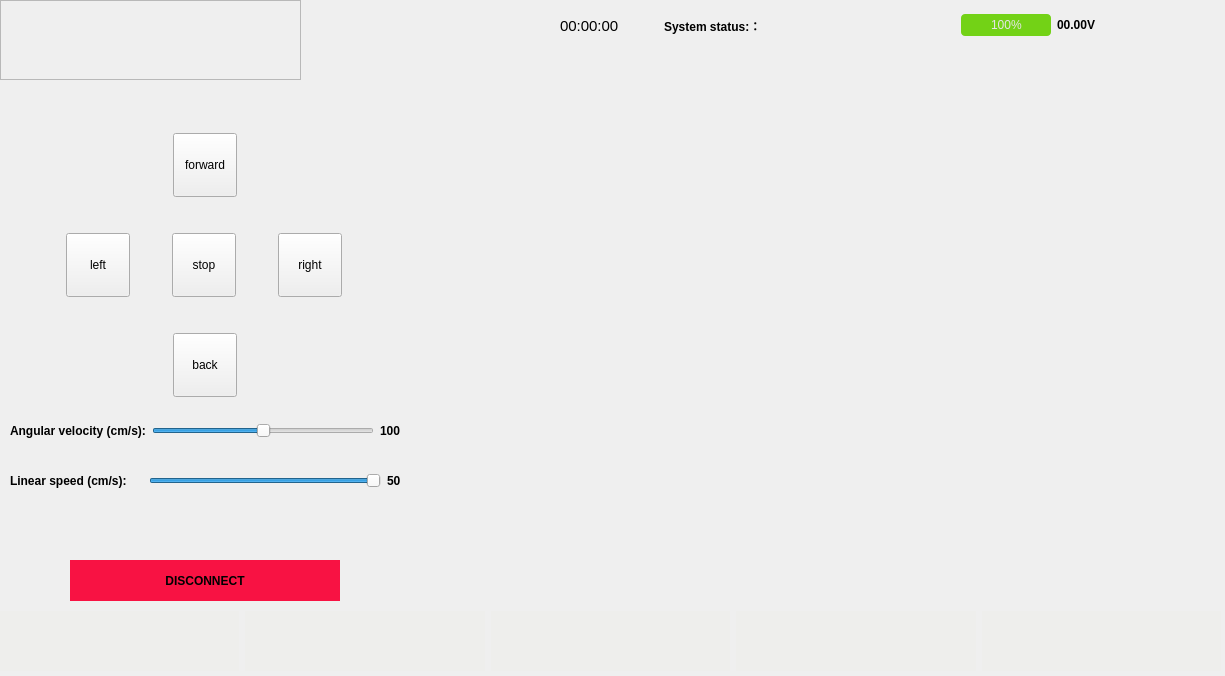
<?xml version="1.0" encoding="UTF-8"?>
<ui version="4.0">
 <class>MainViettel</class>
 <widget class="QWidget" name="MainViettel">
  <property name="geometry">
   <rect>
    <x>0</x>
    <y>0</y>
    <width>1225</width>
    <height>676</height>
   </rect>
  </property>
  <property name="windowTitle">
   <string>Form</string>
  </property>
  <widget class="QFrame" name="Logo">
   <property name="geometry">
    <rect>
     <x>0</x>
     <y>0</y>
     <width>301</width>
     <height>80</height>
    </rect>
   </property>
   <property name="frameShape">
    <enum>QFrame::StyledPanel</enum>
   </property>
   <property name="frameShadow">
    <enum>QFrame::Raised</enum>
   </property>
  </widget>
  <widget class="QWidget" name="horizontalLayoutWidget_4">
   <property name="geometry">
    <rect>
     <x>560</x>
     <y>0</y>
     <width>661</width>
     <height>51</height>
    </rect>
   </property>
   <layout class="QHBoxLayout" name="horizontalLayout_4">
    <item>
     <widget class="QLabel" name="label_time">
      <property name="minimumSize">
       <size>
        <width>60</width>
        <height>0</height>
       </size>
      </property>
      <property name="font">
       <font>
        <pointsize>11</pointsize>
       </font>
      </property>
      <property name="text">
       <string>00:00:00</string>
      </property>
     </widget>
    </item>
    <item>
     <widget class="QLabel" name="label_19">
      <property name="minimumSize">
       <size>
        <width>32</width>
        <height>32</height>
       </size>
      </property>
      <property name="maximumSize">
       <size>
        <width>32</width>
        <height>32</height>
       </size>
      </property>
      <property name="text">
       <string/>
      </property>
      <property name="pixmap">
       <pixmap>:/image/data/images/robot2.png</pixmap>
      </property>
     </widget>
    </item>
    <item>
     <widget class="QLabel" name="label_18">
      <property name="font">
       <font>
        <bold>true</bold>
       </font>
      </property>
      <property name="styleSheet">
       <string notr="true"/>
      </property>
      <property name="text">
       <string>System status:：</string>
      </property>
     </widget>
    </item>
    <item>
     <widget class="QPushButton" name="pushButton_status">
      <property name="minimumSize">
       <size>
        <width>20</width>
        <height>20</height>
       </size>
      </property>
      <property name="maximumSize">
       <size>
        <width>20</width>
        <height>20</height>
       </size>
      </property>
      <property name="cursor">
       <cursorShape>PointingHandCursor</cursorShape>
      </property>
      <property name="styleSheet">
       <string notr="true">QPushButton{
border:none; 
padding:0px 0px 0px 0px;
margin:0px 0px 0px 0px;
}</string>
      </property>
      <property name="text">
       <string/>
      </property>
     </widget>
    </item>
    <item>
     <spacer name="horizontalSpacer">
      <property name="orientation">
       <enum>Qt::Horizontal</enum>
      </property>
      <property name="sizeHint" stdset="0">
       <size>
        <width>40</width>
        <height>20</height>
       </size>
      </property>
     </spacer>
    </item>
    <item>
     <widget class="QProgressBar" name="progressBar">
      <property name="maximumSize">
       <size>
        <width>90</width>
        <height>16777215</height>
       </size>
      </property>
      <property name="styleSheet">
       <string notr="true">QProgressBar#progressBar
{
      border:none;   
      background:rgb(211, 215, 207);
      border-radius:5px;
      text-align:center;   
      color: rgb(229, 229, 229);  
}
 
QProgressBar::chunk 
{
      background-color:rgb(115, 210, 22);
      border-radius:4px;
}
</string>
      </property>
      <property name="value">
       <number>100</number>
      </property>
     </widget>
    </item>
    <item>
     <widget class="QLabel" name="label_power">
      <property name="minimumSize">
       <size>
        <width>50</width>
        <height>32</height>
       </size>
      </property>
      <property name="maximumSize">
       <size>
        <width>50</width>
        <height>32</height>
       </size>
      </property>
      <property name="font">
       <font>
        <bold>true</bold>
       </font>
      </property>
      <property name="styleSheet">
       <string notr="true"/>
      </property>
      <property name="text">
       <string>00.00V</string>
      </property>
     </widget>
    </item>
    <item>
     <widget class="QPushButton" name="min_btn">
      <property name="cursor">
       <cursorShape>PointingHandCursor</cursorShape>
      </property>
      <property name="styleSheet">
       <string notr="true">border:none</string>
      </property>
      <property name="text">
       <string/>
      </property>
      <property name="icon">
       <iconset theme=":/image/data/images/min.png">
        <normaloff>.</normaloff>.</iconset>
      </property>
     </widget>
    </item>
    <item>
     <widget class="QPushButton" name="close_btn">
      <property name="cursor">
       <cursorShape>PointingHandCursor</cursorShape>
      </property>
      <property name="styleSheet">
       <string notr="true">border:none</string>
      </property>
      <property name="text">
       <string/>
      </property>
      <property name="icon">
       <iconset theme=":/image/data/images/close.png">
        <normaloff>.</normaloff>.</iconset>
      </property>
     </widget>
    </item>
    <item>
     <widget class="QPushButton" name="max_btn">
      <property name="cursor">
       <cursorShape>PointingHandCursor</cursorShape>
      </property>
      <property name="styleSheet">
       <string notr="true">border:none</string>
      </property>
      <property name="text">
       <string/>
      </property>
      <property name="icon">
       <iconset theme=":/image/data/images/max.png">
        <normaloff>.</normaloff>.</iconset>
      </property>
     </widget>
    </item>
   </layout>
  </widget>
  <widget class="QWidget" name="verticalLayoutWidget">
   <property name="geometry">
    <rect>
     <x>0</x>
     <y>100</y>
     <width>411</width>
     <height>451</height>
    </rect>
   </property>
   <layout class="QVBoxLayout" name="verticalLayout">
    <item>
     <widget class="QStackedWidget" name="stackedWidget">
      <property name="currentIndex">
       <number>1</number>
      </property>
      <widget class="QWidget" name="page"/>
      <widget class="QWidget" name="page_2">
       <widget class="QWidget" name="horizontalLayoutWidget_3">
        <property name="geometry">
         <rect>
          <x>30</x>
          <y>230</y>
          <width>351</width>
          <height>71</height>
         </rect>
        </property>
        <layout class="QHBoxLayout" name="horizontalLayout_3">
         <item>
          <widget class="QPushButton" name="back">
           <property name="minimumSize">
            <size>
             <width>64</width>
             <height>64</height>
            </size>
           </property>
           <property name="maximumSize">
            <size>
             <width>64</width>
             <height>64</height>
            </size>
           </property>
           <property name="layoutDirection">
            <enum>Qt::LeftToRight</enum>
           </property>
           <property name="text">
            <string>back</string>
           </property>
          </widget>
         </item>
        </layout>
       </widget>
       <widget class="QWidget" name="horizontalLayoutWidget">
        <property name="geometry">
         <rect>
          <x>30</x>
          <y>30</y>
          <width>351</width>
          <height>71</height>
         </rect>
        </property>
        <layout class="QHBoxLayout" name="horizontalLayout">
         <item>
          <widget class="QPushButton" name="forward">
           <property name="minimumSize">
            <size>
             <width>64</width>
             <height>64</height>
            </size>
           </property>
           <property name="maximumSize">
            <size>
             <width>64</width>
             <height>64</height>
            </size>
           </property>
           <property name="layoutDirection">
            <enum>Qt::LeftToRight</enum>
           </property>
           <property name="text">
            <string>forward</string>
           </property>
          </widget>
         </item>
        </layout>
       </widget>
       <widget class="QWidget" name="horizontalLayoutWidget_2">
        <property name="geometry">
         <rect>
          <x>30</x>
          <y>130</y>
          <width>351</width>
          <height>71</height>
         </rect>
        </property>
        <layout class="QHBoxLayout" name="horizontalLayout_2">
         <item>
          <widget class="QPushButton" name="left">
           <property name="minimumSize">
            <size>
             <width>64</width>
             <height>64</height>
            </size>
           </property>
           <property name="maximumSize">
            <size>
             <width>64</width>
             <height>64</height>
            </size>
           </property>
           <property name="layoutDirection">
            <enum>Qt::LeftToRight</enum>
           </property>
           <property name="text">
            <string>left</string>
           </property>
          </widget>
         </item>
         <item>
          <widget class="QPushButton" name="stop">
           <property name="minimumSize">
            <size>
             <width>64</width>
             <height>64</height>
            </size>
           </property>
           <property name="maximumSize">
            <size>
             <width>64</width>
             <height>64</height>
            </size>
           </property>
           <property name="layoutDirection">
            <enum>Qt::LeftToRight</enum>
           </property>
           <property name="text">
            <string>stop</string>
           </property>
          </widget>
         </item>
         <item>
          <widget class="QPushButton" name="right">
           <property name="minimumSize">
            <size>
             <width>64</width>
             <height>64</height>
            </size>
           </property>
           <property name="maximumSize">
            <size>
             <width>64</width>
             <height>64</height>
            </size>
           </property>
           <property name="layoutDirection">
            <enum>Qt::LeftToRight</enum>
           </property>
           <property name="text">
            <string>right</string>
           </property>
          </widget>
         </item>
        </layout>
       </widget>
       <widget class="QWidget" name="horizontalLayoutWidget_6">
        <property name="geometry">
         <rect>
          <x>10</x>
          <y>310</y>
          <width>391</width>
          <height>41</height>
         </rect>
        </property>
        <layout class="QHBoxLayout" name="horizontalLayout_6">
         <item>
          <widget class="QLabel" name="label_14">
           <property name="enabled">
            <bool>true</bool>
           </property>
           <property name="font">
            <font>
             <bold>true</bold>
            </font>
           </property>
           <property name="text">
            <string>Angular velocity (cm/s):</string>
           </property>
          </widget>
         </item>
         <item>
          <widget class="QSlider" name="horizontalSlider">
           <property name="font">
            <font>
             <pointsize>9</pointsize>
             <bold>false</bold>
            </font>
           </property>
           <property name="maximum">
            <number>100</number>
           </property>
           <property name="value">
            <number>50</number>
           </property>
           <property name="sliderPosition">
            <number>50</number>
           </property>
           <property name="orientation">
            <enum>Qt::Horizontal</enum>
           </property>
          </widget>
         </item>
         <item>
          <widget class="QLabel" name="label">
           <property name="font">
            <font>
             <bold>true</bold>
            </font>
           </property>
           <property name="text">
            <string>100</string>
           </property>
          </widget>
         </item>
        </layout>
       </widget>
       <widget class="QWidget" name="horizontalLayoutWidget_7">
        <property name="geometry">
         <rect>
          <x>10</x>
          <y>360</y>
          <width>391</width>
          <height>41</height>
         </rect>
        </property>
        <layout class="QHBoxLayout" name="horizontalLayout_7">
         <item>
          <widget class="QLabel" name="label_9">
           <property name="enabled">
            <bool>true</bool>
           </property>
           <property name="font">
            <font>
             <bold>true</bold>
            </font>
           </property>
           <property name="text">
            <string>Linear speed (cm/s):</string>
           </property>
          </widget>
         </item>
         <item>
          <spacer name="horizontalSpacer_2">
           <property name="orientation">
            <enum>Qt::Horizontal</enum>
           </property>
           <property name="sizeType">
            <enum>QSizePolicy::Fixed</enum>
           </property>
           <property name="sizeHint" stdset="0">
            <size>
             <width>16</width>
             <height>10</height>
            </size>
           </property>
          </spacer>
         </item>
         <item>
          <widget class="QSlider" name="horizontalSlider_2">
           <property name="font">
            <font>
             <pointsize>9</pointsize>
             <bold>false</bold>
            </font>
           </property>
           <property name="maximum">
            <number>50</number>
           </property>
           <property name="value">
            <number>50</number>
           </property>
           <property name="sliderPosition">
            <number>50</number>
           </property>
           <property name="orientation">
            <enum>Qt::Horizontal</enum>
           </property>
          </widget>
         </item>
         <item>
          <widget class="QLabel" name="label_2">
           <property name="font">
            <font>
             <bold>true</bold>
            </font>
           </property>
           <property name="text">
            <string>50</string>
           </property>
          </widget>
         </item>
        </layout>
       </widget>
      </widget>
     </widget>
    </item>
   </layout>
  </widget>
  <widget class="QWidget" name="horizontalLayoutWidget_5">
   <property name="geometry">
    <rect>
     <x>0</x>
     <y>610</y>
     <width>1221</width>
     <height>62</height>
    </rect>
   </property>
   <layout class="QHBoxLayout" name="horizontalLayout_5">
    <item>
     <widget class="QPushButton" name="btn_status">
      <property name="minimumSize">
       <size>
        <width>0</width>
        <height>60</height>
       </size>
      </property>
      <property name="styleSheet">
       <string notr="true">QPushButton:hover{
background-color:rgb(186, 189, 182);
border-bottom:2px solid rgb(67, 154, 246);
}
QPushButton:checked{
background-color:cyan;
border-bottom:2px solid white 
}
QPushButton:pressed{
background-color:rgb(67, 154, 246)
}
QPushButton{
background-color:rgb(238, 238, 236);
border:none; 
padding:0px 0px 0px 0px;
margin:0px 0px 0px 0px;
}</string>
      </property>
      <property name="text">
       <string/>
      </property>
      <property name="iconSize">
       <size>
        <width>32</width>
        <height>32</height>
       </size>
      </property>
     </widget>
    </item>
    <item>
     <widget class="QPushButton" name="btn_control">
      <property name="minimumSize">
       <size>
        <width>0</width>
        <height>60</height>
       </size>
      </property>
      <property name="styleSheet">
       <string notr="true">QPushButton:hover{
background-color:rgb(186, 189, 182);
border-bottom:2px solid rgb(67, 154, 246);
}
QPushButton:checked{
background-color:cyan;
border-bottom:2px solid white 
}
QPushButton:pressed{
background-color:rgb(67, 154, 246)
}
QPushButton{
background-color:rgb(238, 238, 236);
border:none; 
padding:0px 0px 0px 0px;
margin:0px 0px 0px 0px;
}</string>
      </property>
      <property name="text">
       <string/>
      </property>
      <property name="iconSize">
       <size>
        <width>32</width>
        <height>32</height>
       </size>
      </property>
     </widget>
    </item>
    <item>
     <widget class="QPushButton" name="btn_map">
      <property name="minimumSize">
       <size>
        <width>0</width>
        <height>60</height>
       </size>
      </property>
      <property name="cursor">
       <cursorShape>PointingHandCursor</cursorShape>
      </property>
      <property name="styleSheet">
       <string notr="true">QPushButton:hover{
background-color:rgb(186, 189, 182);
border-bottom:2px solid rgb(67, 154, 246);
}
QPushButton:checked{
background-color:cyan;
border-bottom:2px solid white 
}
QPushButton:pressed{
background-color:rgb(67, 154, 246)
}
QPushButton{
background-color:rgb(238, 238, 236);
border:none; 
padding:0px 0px 0px 0px;
margin:0px 0px 0px 0px;
}</string>
      </property>
      <property name="text">
       <string/>
      </property>
      <property name="icon">
       <iconset theme=":/image/data/images/toolbar_map.png">
        <normaloff>.</normaloff>.</iconset>
      </property>
      <property name="iconSize">
       <size>
        <width>32</width>
        <height>32</height>
       </size>
      </property>
     </widget>
    </item>
    <item>
     <widget class="QPushButton" name="btn_other">
      <property name="minimumSize">
       <size>
        <width>0</width>
        <height>60</height>
       </size>
      </property>
      <property name="cursor">
       <cursorShape>PointingHandCursor</cursorShape>
      </property>
      <property name="styleSheet">
       <string notr="true">QPushButton:hover{
background-color:rgb(186, 189, 182);
border-bottom:2px solid rgb(67, 154, 246);
}
QPushButton:checked{
background-color:cyan;
border-bottom:2px solid white 
}
QPushButton:pressed{
background-color:rgb(67, 154, 246)
}
QPushButton{
background-color:rgb(238, 238, 236);
border:none; 
padding:0px 0px 0px 0px;
margin:0px 0px 0px 0px;
}</string>
      </property>
      <property name="text">
       <string/>
      </property>
      <property name="icon">
       <iconset theme=":/image/data/images/toolbar_other.png">
        <normaloff>.</normaloff>.</iconset>
      </property>
      <property name="iconSize">
       <size>
        <width>32</width>
        <height>32</height>
       </size>
      </property>
     </widget>
    </item>
    <item>
     <widget class="QPushButton" name="settings_btn">
      <property name="minimumSize">
       <size>
        <width>0</width>
        <height>60</height>
       </size>
      </property>
      <property name="cursor">
       <cursorShape>PointingHandCursor</cursorShape>
      </property>
      <property name="styleSheet">
       <string notr="true">QPushButton:hover{
background-color:rgb(186, 189, 182);
border-bottom:2px solid rgb(67, 154, 246);
}
QPushButton:checked{
background-color:cyan;
border-bottom:2px solid white 
}
QPushButton:pressed{
background-color:rgb(67, 154, 246)
}
QPushButton{
background-color:rgb(238, 238, 236);
border:none; 
padding:0px 0px 0px 0px;
margin:0px 0px 0px 0px;
}</string>
      </property>
      <property name="text">
       <string/>
      </property>
      <property name="icon">
       <iconset theme=":/image/data/images/setting.png">
        <normaloff>.</normaloff>.</iconset>
      </property>
      <property name="iconSize">
       <size>
        <width>32</width>
        <height>32</height>
       </size>
      </property>
     </widget>
    </item>
   </layout>
  </widget>
  <widget class="QPushButton" name="btn_Dis">
   <property name="enabled">
    <bool>true</bool>
   </property>
   <property name="geometry">
    <rect>
     <x>70</x>
     <y>560</y>
     <width>270</width>
     <height>41</height>
    </rect>
   </property>
   <property name="sizePolicy">
    <sizepolicy hsizetype="Expanding" vsizetype="Fixed">
     <horstretch>0</horstretch>
     <verstretch>0</verstretch>
    </sizepolicy>
   </property>
   <property name="minimumSize">
    <size>
     <width>270</width>
     <height>41</height>
    </size>
   </property>
   <property name="maximumSize">
    <size>
     <width>270</width>
     <height>41</height>
    </size>
   </property>
   <property name="font">
    <font>
     <bold>true</bold>
    </font>
   </property>
   <property name="cursor">
    <cursorShape>PointingHandCursor</cursorShape>
   </property>
   <property name="focusPolicy">
    <enum>Qt::NoFocus</enum>
   </property>
   <property name="toolTip">
    <string>logout</string>
   </property>
   <property name="layoutDirection">
    <enum>Qt::LeftToRight</enum>
   </property>
   <property name="styleSheet">
    <string notr="true">border:0px;
background-color:#F81243;
color:WHITE；
</string>
   </property>
   <property name="text">
    <string>DISCONNECT</string>
   </property>
  </widget>
  <widget class="QWidget" name="verticalLayoutWidget_2">
   <property name="geometry">
    <rect>
     <x>560</x>
     <y>100</y>
     <width>661</width>
     <height>451</height>
    </rect>
   </property>
   <layout class="QVBoxLayout" name="verticalLayout_2">
    <item>
     <widget class="QStackedWidget" name="stackedWidget_2">
      <widget class="QWidget" name="page_3"/>
      <widget class="QWidget" name="page_4"/>
     </widget>
    </item>
   </layout>
  </widget>
 </widget>
 <resources/>
 <connections/>
</ui>
